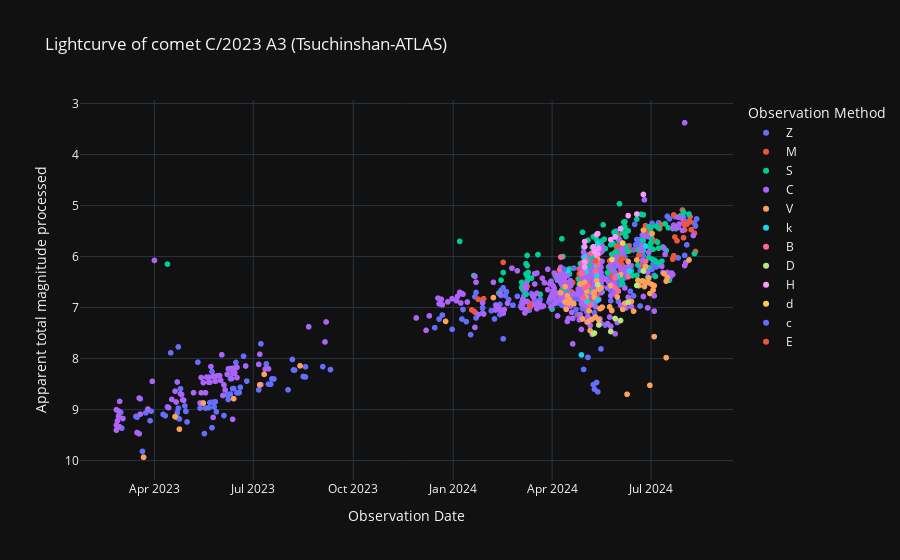

The notebook cell saved with this chart:
### Code cell
# Curva de luz reducida
labels = {'obs_date':'Observation Date','magnitud_reducida':'Apparent total magnitude processed', 'obs_method_key' : 'Observation Method'}
fig = px.scatter(curva_de_luz_procesada_df, x='obs_date', y='magnitud_reducida', color='obs_method_key', template= 'plotly_dark', labels= labels, title='Lightcurve of comet C/2023 A3 (Tsuchinshan-ATLAS)')
fig.update_yaxes(autorange="reversed")
fig.show()

### Figure 1 — Plotly figure (JSON) as saved in the notebook; plotly's stock layout.template omitted (floating-point values rounded to 4 significant figures; data arrays with more than 128 entries replaced by an {"elided": "..."} marker saying what was removed)
{"data": [{"hovertemplate": "Observation Method=Z<br>Observation Date=%{x}<br>Apparent total magnitude processed=%{y}<extra></extra>", "legendgroup": "Z", "marker": {"color": "#636efa", "symbol": "circle"}, "mode": "markers", "name": "Z", "showlegend": true, "type": "scattergl", "x": {"elided": "292 str values"}, "xaxis": "x", "y": {"elided": "292 float values"}, "yaxis": "y"}, {"hovertemplate": "Observation Method=M<br>Observation Date=%{x}<br>Apparent total magnitude processed=%{y}<extra></extra>", "legendgroup": "M", "marker": {"color": "#EF553B", "symbol": "circle"}, "mode": "markers", "name": "M", "showlegend": true, "type": "scattergl", "x": {"elided": "178 str values"}, "xaxis": "x", "y": {"elided": "178 float values"}, "yaxis": "y"}, {"hovertemplate": "Observation Method=S<br>Observation Date=%{x}<br>Apparent total magnitude processed=%{y}<extra></extra>", "legendgroup": "S", "marker": {"color": "#00cc96", "symbol": "circle"}, "mode": "markers", "name": "S", "showlegend": true, "type": "scattergl", "x": {"elided": "193 str values"}, "xaxis": "x", "y": {"elided": "193 float values"}, "yaxis": "y"}, {"hovertemplate": "Observation Method=C<br>Observation Date=%{x}<br>Apparent total magnitude processed=%{y}<extra></extra>", "legendgroup": "C", "marker": {"color": "#ab63fa", "symbol": "circle"}, "mode": "markers", "name": "C", "showlegend": true, "type": "scattergl", "x": {"elided": "341 str values"}, "xaxis": "x", "y": {"elided": "341 float values"}, "yaxis": "y"}, {"hovertemplate": "Observation Method=V<br>Observation Date=%{x}<br>Apparent total magnitude processed=%{y}<extra></extra>", "legendgroup": "V", "marker": {"color": "#FFA15A", "symbol": "circle"}, "mode": "markers", "name": "V", "showlegend": true, "type": "scattergl", "x": ["2024-08-05T00:00:00", "2024-07-16T00:00:00", "2024-07-15T00:00:00", "2024-07-15T00:00:00", "2024-07-13T00:00:00", "2024-07-04T00:00:00", "2024-07-04T00:00:00", "2024-07-03T00:00:00", "2024-07-02T00:00:00", "2024-07-02T00:00:00", "2024-06-30T00:00:00", "2024-06-30T00:00:00", "2024-06-29T00:00:00", "2024-06-28T00:00:00", "2024-06-26T00:00:00", "2024-06-25T00:00:00", "2024-06-24T00:00:00", "2024-06-24T00:00:00", "2024-06-23T00:00:00", "2024-06-20T00:00:00", "2024-06-19T00:00:00", "2024-06-18T00:00:00", "2024-06-15T00:00:00", "2024-06-13T00:00:00", "2024-06-10T00:00:00", "2024-06-09T00:00:00", "2024-06-07T00:00:00", "2024-06-05T00:00:00", "2024-06-03T00:00:00", "2024-05-31T00:00:00", "2024-05-29T00:00:00", "2024-05-26T00:00:00", "2024-05-25T00:00:00", "2024-05-24T00:00:00", "2024-05-17T00:00:00", "2024-05-16T00:00:00", "2024-05-16T00:00:00", "2024-05-15T00:00:00", "2024-05-14T00:00:00", "2024-05-14T00:00:00", "2024-05-13T00:00:00", "2024-05-12T00:00:00", "2024-05-11T00:00:00", "2024-05-10T00:00:00", "2024-05-10T00:00:00", "2024-05-09T00:00:00", "2024-05-07T00:00:00", "2024-05-06T00:00:00", "2024-05-05T00:00:00", "2024-05-04T00:00:00", "2024-05-03T00:00:00", "2024-05-03T00:00:00", "2024-05-02T00:00:00", "2024-05-01T00:00:00", "2024-04-29T00:00:00", "2024-04-27T00:00:00", "2024-04-21T00:00:00", "2024-04-20T00:00:00", "2024-04-17T00:00:00", "2024-04-16T00:00:00", "2024-04-15T00:00:00", "2024-04-15T00:00:00", "2024-04-14T00:00:00", "2024-04-13T00:00:00", "2024-04-13T00:00:00", "2024-04-09T00:00:00", "2024-02-07T00:00:00", "2023-12-25T00:00:00", "2023-08-13T00:00:00", "2023-07-11T00:00:00", "2023-07-07T00:00:00", "2023-06-13T00:00:00", "2023-05-16T00:00:00", "2023-04-24T00:00:00", "2023-04-20T00:00:00", "2023-03-22T00:00:00"], "xaxis": "x", "y": [6.067, 6.41, 6.481, 7.981, 6.335, 6.569, 7.569, 6.656, 6.549, 5.549, 6.724, 8.524, 6.417, 6.505, 6.193, 6.587, 6.482, 5.482, 6.477, 6.569, 6.465, 6.066, 7.07, 6.88, 6.096, 8.699, 6.914, 7.035, 6.353, 6.791, 6.414, 7.058, 6.569, 6.985, 6.992, 7.01, 6.61, 7.022, 6.64, 7.24, 6.051, 6.468, 7.184, 6.699, 6.799, 6.71, 7.238, 7.451, 7.066, 7.277, 6.584, 6.684, 6.796, 6.507, 7.223, 6.537, 6.927, 6.912, 6.843, 6.913, 6.772, 6.772, 7.035, 6.889, 6.589, 6.709, 6.804, 7.27, 8.142, 8.308, 8.515, 8.787, 8.87, 9.383, 9.139, 9.934], "yaxis": "y"}, {"hovertemplate": "Observation Method=k<br>Observation Date=%{x}<br>Apparent total magnitude processed=%{y}<extra></extra>", "legendgroup": "k", "marker": {"color": "#19d3f3", "symbol": "circle"}, "mode": "markers", "name": "k", "showlegend": true, "type": "scattergl", "x": ["2024-06-26T00:00:00", "2024-06-11T00:00:00", "2024-06-10T00:00:00", "2024-05-31T00:00:00", "2024-05-13T00:00:00", "2024-05-13T00:00:00", "2024-05-13T00:00:00", "2024-05-12T00:00:00", "2024-05-12T00:00:00", "2024-05-12T00:00:00", "2024-05-12T00:00:00", "2024-05-07T00:00:00", "2024-05-03T00:00:00", "2024-05-02T00:00:00", "2024-05-01T00:00:00", "2024-05-01T00:00:00", "2024-04-28T00:00:00", "2024-04-15T00:00:00"], "xaxis": "x", "y": [5.793, 6.289, 6.396, 6.391, 6.851, 5.551, 5.751, 5.968, 6.168, 6.168, 6.368, 6.938, 6.884, 6.296, 6.007, 6.207, 7.928, 6.272], "yaxis": "y"}, {"hovertemplate": "Observation Method=B<br>Observation Date=%{x}<br>Apparent total magnitude processed=%{y}<extra></extra>", "legendgroup": "B", "marker": {"color": "#FF6692", "symbol": "circle"}, "mode": "markers", "name": "B", "showlegend": true, "type": "scattergl", "x": ["2024-06-26T00:00:00", "2024-06-10T00:00:00", "2024-06-01T00:00:00", "2024-05-29T00:00:00", "2024-05-29T00:00:00", "2024-05-13T00:00:00", "2024-05-11T00:00:00", "2024-05-07T00:00:00", "2024-05-06T00:00:00", "2024-05-04T00:00:00", "2024-05-03T00:00:00", "2024-05-01T00:00:00", "2024-04-30T00:00:00", "2024-04-30T00:00:00", "2024-04-29T00:00:00", "2024-04-29T00:00:00", "2024-04-28T00:00:00", "2024-04-09T00:00:00", "2024-04-08T00:00:00"], "xaxis": "x", "y": [6.093, 6.396, 6.678, 6.614, 6.414, 6.151, 6.284, 5.938, 6.951, 6.577, 6.084, 6.607, 6.813, 6.813, 6.323, 6.123, 6.328, 6.009, 6.261], "yaxis": "y"}, {"hovertemplate": "Observation Method=D<br>Observation Date=%{x}<br>Apparent total magnitude processed=%{y}<extra></extra>", "legendgroup": "D", "marker": {"color": "#B6E880", "symbol": "circle"}, "mode": "markers", "name": "D", "showlegend": true, "type": "scattergl", "x": ["2024-06-24T00:00:00", "2024-06-18T00:00:00", "2024-06-10T00:00:00", "2024-06-03T00:00:00", "2024-05-29T00:00:00", "2024-05-25T00:00:00", "2024-05-14T00:00:00", "2024-05-13T00:00:00", "2024-05-10T00:00:00", "2024-05-09T00:00:00"], "xaxis": "x", "y": [6.282, 6.566, 6.896, 7.253, 7.214, 7.469, 7.34, 6.551, 7.499, 7.51], "yaxis": "y"}, {"hovertemplate": "Observation Method=H<br>Observation Date=%{x}<br>Apparent total magnitude processed=%{y}<extra></extra>", "legendgroup": "H", "marker": {"color": "#FF97FF", "symbol": "circle"}, "mode": "markers", "name": "H", "showlegend": true, "type": "scattergl", "x": ["2024-06-24T00:00:00", "2024-06-18T00:00:00", "2024-06-10T00:00:00", "2024-06-03T00:00:00", "2024-05-29T00:00:00", "2024-05-25T00:00:00", "2024-05-14T00:00:00", "2024-05-13T00:00:00", "2024-05-13T00:00:00", "2024-05-12T00:00:00", "2024-05-12T00:00:00", "2024-05-10T00:00:00", "2024-05-09T00:00:00", "2024-05-01T00:00:00", "2024-05-01T00:00:00", "2024-05-01T00:00:00", "2024-05-01T00:00:00"], "xaxis": "x", "y": [4.782, 5.166, 5.196, 5.453, 5.614, 5.669, 5.84, 5.551, 5.951, 5.568, 5.968, 5.899, 5.81, 5.707, 6.107, 5.807, 6.207], "yaxis": "y"}, {"hovertemplate": "Observation Method=d<br>Observation Date=%{x}<br>Apparent total magnitude processed=%{y}<extra></extra>", "legendgroup": "d", "marker": {"color": "#FECB52", "symbol": "circle"}, "mode": "markers", "name": "d", "showlegend": true, "type": "scattergl", "x": ["2024-06-05T00:00:00", "2024-05-26T00:00:00"], "xaxis": "x", "y": [5.735, 6.058], "yaxis": "y"}, {"hovertemplate": "Observation Method=c<br>Observation Date=%{x}<br>Apparent total magnitude processed=%{y}<extra></extra>", "legendgroup": "c", "marker": {"color": "#636efa", "symbol": "circle"}, "mode": "markers", "name": "c", "showlegend": true, "type": "scattergl", "x": ["2024-05-16T00:00:00", "2024-05-13T00:00:00", "2024-05-12T00:00:00", "2024-05-10T00:00:00", "2024-05-09T00:00:00", "2024-05-04T00:00:00", "2024-04-30T00:00:00", "2024-04-12T00:00:00"], "xaxis": "x", "y": [7.81, 8.651, 8.468, 8.599, 8.51, 7.977, 8.213, 6.246], "yaxis": "y"}, {"hovertemplate": "Observation Method=E<br>Observation Date=%{x}<br>Apparent total magnitude processed=%{y}<extra></extra>", "legendgroup": "E", "marker": {"color": "#EF553B", "symbol": "circle"}, "mode": "markers", "name": "E", "showlegend": true, "type": "scattergl", "x": ["2024-05-11T00:00:00"], "xaxis": "x", "y": [6.084], "yaxis": "y"}], "layout": {"legend": {"title": {"text": "Observation Method"}, "tracegroupgap": 0}, "title": {"text": "Lightcurve of comet C/2023 A3 (Tsuchinshan-ATLAS)"}, "xaxis": {"anchor": "y", "domain": [0, 1], "title": {"text": "Observation Date"}}, "yaxis": {"anchor": "x", "autorange": "reversed", "domain": [0, 1], "title": {"text": "Apparent total magnitude processed"}}}}
